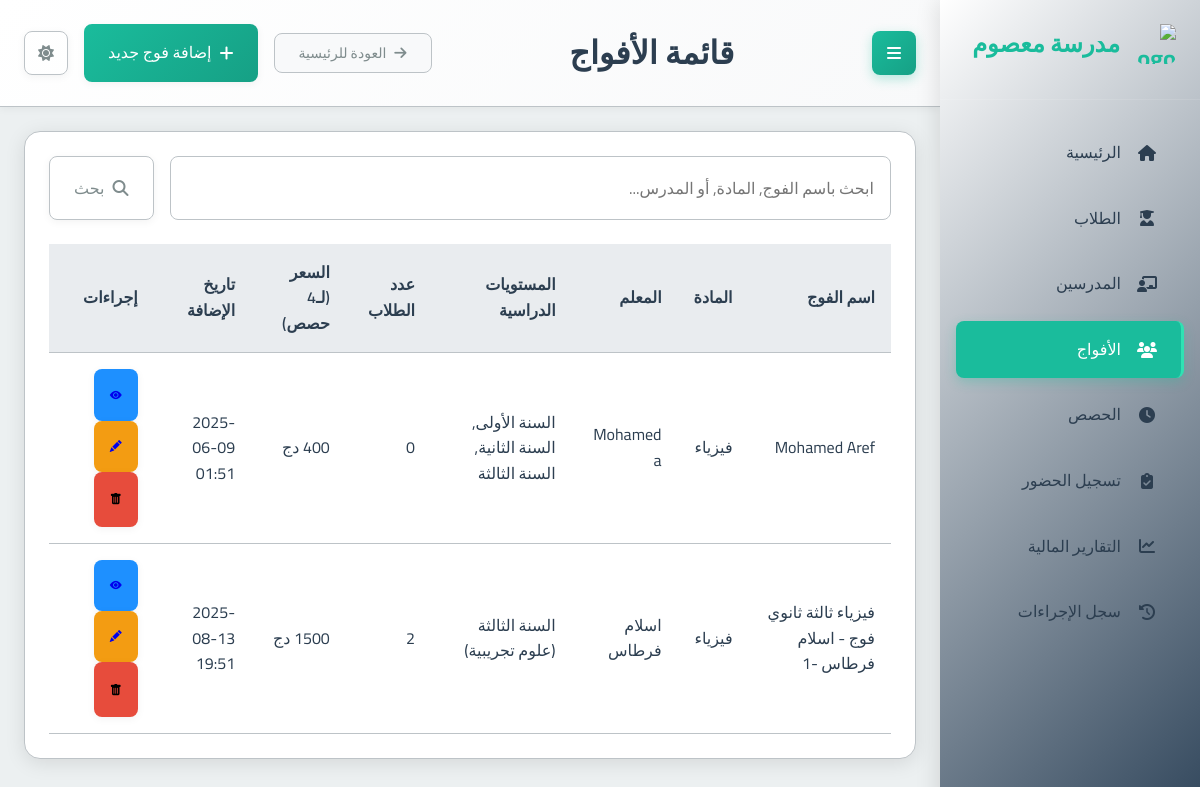
The app's page /groups/ with its own data.
### school_app/models.py (models this page shows, shortened)
class Group(models.Model):
    name = models.CharField(max_length=100, verbose_name="اسم الفوج")
    subject = models.ForeignKey(Subject, on_delete=models.PROTECT, verbose_name="المادة")
    teacher = models.ForeignKey(Teacher, on_delete=models.CASCADE, verbose_name="المدرس")
    academic_levels = models.ManyToManyField(AcademicLevel, verbose_name="المستويات الدراسية المتوافقة")
    price_per_4_sessions = models.DecimalField(max_digits=10, decimal_places=2, verbose_name="السعر لكل 4 حصص")
    session_day = models.IntegerField(choices=[
        (0, 'الاثنين'),
        (1, 'الثلاثاء'),
        (2, 'الأربعاء'),
        (3, 'الخميس'),
        (4, 'الجمعة'),
        (5, 'السبت'),
        (6, 'الأحد')
    ], verbose_name="يوم الحصة")
    session_start_time = models.TimeField(verbose_name="وقت بداية الحصة")
    session_duration = models.DecimalField(max_digits=4, decimal_places=2, default=1.5, verbose_name="مدة الحصة (ساعات)")
    students = models.ManyToManyField(Student, blank=True, verbose_name="الطلاب المسجلون")
    created_at = models.DateTimeField(auto_now_add=True, verbose_name="تاريخ الإنشاء")
    is_continuous = models.BooleanField(default=False, verbose_name="فوج مستمر (تُنشأ الحصص أسبوعياً تلقائياً)")
    created_sessions_until = models.DateField(null=True, blank=True, verbose_name="تم إنشاء الحصص حتى تاريخ")
    class Meta:
        verbose_name = "فوج"
        verbose_name_plural = "الأفواج"

class Subject(models.Model):
    name = models.CharField(max_length=100, verbose_name="اسم المادة")
    class Meta:
        verbose_name = "مادة دراسية"
        verbose_name_plural = "المواد الدراسية"

class Teacher(models.Model):
    first_name = models.CharField(max_length=100, verbose_name="الاسم الأول")
    last_name = models.CharField(max_length=100, verbose_name="اللقب")
    phone_number = models.CharField(max_length=20, unique=True, verbose_name="رقم الهاتف")
    subject = models.ForeignKey(Subject, on_delete=models.PROTECT, verbose_name="المادة الأساسية")
    created_at = models.DateTimeField(auto_now_add=True, verbose_name="تاريخ الإنشاء")
    class Meta:
        verbose_name = "مدرس"
        verbose_name_plural = "المدرسون"

class AcademicLevel(models.Model):
    name = models.CharField(max_length=100, verbose_name="الاسم")
    category = models.CharField(max_length=50, choices=[
        ('PRIMARY', 'ابتدائي'),
        ('MIDDLE', 'متوسط'),
        ('HIGH', 'ثانوي')
    ], verbose_name="الفئة")
    class Meta:
        verbose_name = "المستوى الدراسي"
        verbose_name_plural = "المستويات الدراسية"

### school_app/views.py (the view, shortened to what this page needs)
# urls.py: path('groups/', views.group_list, name='group_list'),
def group_list(request):
    query = request.GET.get('q', '').strip()
    groups_qs = Group.objects.select_related('subject', 'teacher').prefetch_related('students', 'academic_levels')
    groups = groups_qs.order_by('name')
    context = {
        'groups': groups,
        'page_title': 'قائمة الأفواج',
        'search_query': query
    }
    return render(request, 'school_app/group_list.html', context)

### templates/school_app/group_list.html (shortened to what this page needs)
{% extends "base.html" %}
{% block page_title %}{{ page_title|default:"قائمة الأفواج" }}{% endblock %}
{% block header_actions %}
  <a href="{% url 'add_group' %}" class="btn btn-primary">
    <i class="fas fa-plus"></i> إضافة فوج جديد
  </a>
{% endblock %}
{% block content %}
<div class="card">
  <div class="card-body">
    <form method="get" action="{% url 'group_list' %}" class="mb-3">
      <div class="input-group">
        <input type="text" name="q" class="form-control" placeholder="ابحث باسم الفوج, المادة, أو المدرس..." value="{{ search_query|default:'' }}">
        <div class="input-group-append">
          <button class="btn btn-outline-secondary" type="submit">
            <i class="fas fa-search"></i> بحث
          </button>
        </div>
      </div>
    </form>
    {% if groups %}
      <div class="table-container">
        <table class="table table-striped">
          <thead>
            <tr>
              <th>اسم الفوج</th>
              <th>المادة</th>
              <th>المعلم</th>
            <th>المستويات الدراسية</th>
              <th>عدد الطلاب</th>
              <th>السعر (لـ4 حصص)</th>
              <th>تاريخ الإضافة</th>
              <th>إجراءات</th>
            </tr>
          </thead>
          <tbody>
            {% for group in groups %}
              <tr>
                <td>{{ group.name }}</td>
                <td>{{ group.subject.name }}</td>
                <td>{{ group.teacher.first_name }} {{ group.teacher.last_name }}</td>
            <td>
              {% for level in group.academic_levels.all %}
                {{ level.name }}{% if not forloop.last %}, {% endif %}
              {% empty %}
                لا يوجد
              {% endfor %}
            </td>
                <td>{{ group.students.count }}</td>
            <td>{{ group.price_per_4_sessions|floatformat:"-2" }} دج</td>
                <td>{{ group.created_at|date:"Y-m-d H:i" }}</td>
                <td>
                  <a href="{% url 'group_detail' group.id %}" class="btn btn-sm btn-info" title="عرض التفاصيل"> <i class="bi bi-eye-fill"></i><span class="sr-only">عرض التفاصيل</span></a>
                  <a href="{% url 'edit_group' group.id %}" class="btn btn-sm btn-warning" title="تعديل"> <i class="bi bi-pencil-fill"></i><span class="sr-only">تعديل</span></a>
                  <form action="{% url 'delete_group' group.id %}" method="post" style="display: inline;" onsubmit="return confirm('هل أنت متأكد أنك تريد حذف هذا الفوج؟ سيتم حذف جميع الحصص المتعلقة به أيضاً.');">
                      <button type="submit" class="btn btn-danger btn-sm" title="حذف"><i class="bi bi-trash-fill"></i><span class="sr-only">حذف</span></button>
                  </form>
                </td>
              </tr>
            {% endfor %}
          </tbody>
        </table>
      </div>
    {% else %}
      <p class="text-center text-muted">لا توجد أفواج مسجلة حالياً.</p>
      <div class="text-center mt-3">
         <a href="{% url 'add_group' %}" class="btn btn-primary">إضافة فوج جديد</a>
      </div>
    {% endif %}
  </div>
</div>
{% endblock %}

### templates/base.html (shortened to what this page needs)
<!DOCTYPE html>
<html lang="ar" dir="rtl">
<head>
  <link rel="stylesheet" href="https://cdnjs.cloudflare.com/ajax/libs/font-awesome/6.4.0/css/all.min.css">
  <link rel="stylesheet" href="/static/css/main.css">
  <link rel="stylesheet" href="https://cdn.jsdelivr.net/npm/choices.js/public/assets/styles/choices.min.css"/>
  <link rel="stylesheet" href="https://cdn.jsdelivr.net/npm/bootstrap-icons@1.10.0/font/bootstrap-icons.css">
</head>
<body>
  <div class="main-layout">
    <aside class="sidebar" id="sidebar">
      <div class="sidebar-header">
        <div class="sidebar-logo">
          <img src="https://cdn-icons-png.freepik.com/512/2602/2602414.png" alt="Logo">
          <span>مدرسة معصوم</span>
        </div>
      </div>
      <nav>
        <ul class="nav-menu">
          <li class="nav-item">
            <a href="/" class="nav-link {% if request.path == '/' %}active{% endif %}">
              <i class="fas fa-home"></i>
              <span>الرئيسية</span>
            </a>
          </li>
          <li class="nav-item">
            <a href="/students/" class="nav-link {% if 'students' in request.path %}active{% endif %}">
              <i class="fas fa-user-graduate"></i>
              <span>الطلاب</span>
            </a>
          </li>
          <li class="nav-item">
            <a href="/teachers/" class="nav-link {% if 'teachers' in request.path %}active{% endif %}">
              <i class="fas fa-chalkboard-teacher"></i>
              <span>المدرسين</span>
            </a>
          </li>
          <li class="nav-item">
            <a href="/groups/" class="nav-link {% if 'groups' in request.path %}active{% endif %}">
              <i class="fas fa-users"></i>
              <span>الأفواج</span>
            </a>
          </li>
          <li class="nav-item">
            <a href="/sessions/" class="nav-link {% if 'sessions' in request.path %}active{% endif %}">
              <i class="fas fa-clock"></i>
              <span>الحصص</span>
            </a>
          </li>
          <li class="nav-item">
            <a href="/attendance/" class="nav-link {% if request.path == '/attendance/' %}active{% endif %}">
              <i class="fas fa-clipboard-check"></i>
              <span>تسجيل الحضور</span>
            </a>
          </li>
          <li class="nav-item">
            <a href="/payments/report/" class="nav-link {% if 'payments/report' in request.path %}active{% endif %}">
              <i class="fas fa-chart-line"></i>
              <span>التقارير المالية</span>
            </a>
          </li>
          <li class="nav-item">
            <a href="{% url 'action_log_list' %}" class="nav-link {% if 'financial-reports/logs' in request.path %}active{% endif %}">
              <i class="fas fa-history"></i>
              <span>سجل الإجراءات</span>
            </a>
          </li>
        </ul>
      </nav>
    </aside>
    <main class="main-content" id="main-content">
      <div class="content-header">
        <button class="menu-toggle" id="sidebar-toggle">
          <i class="fas fa-bars"></i>
        </button>
        <h1 class="page-title">{% block page_title %}نظام إدارة مدرسة معسم{% endblock %}</h1>
        <div class="header-actions">
          {% if request.path != '/' %}
          <a href="/" class="back-to-home">
            <i class="fas fa-arrow-right"></i>
            <span>العودة للرئيسية</span>
          </a>
          {% endif %}
          {% block header_actions %}{% endblock %}
          <button id="theme-toggle-btn" class="btn btn-outline-secondary">
            <i id="theme-icon-sun" class="fas fa-sun"></i>
          </button>
        </div>
      </div>
      <div class="content-body">
        {% block content %}{% endblock %}
      </div>
    </main>
  </div>
</body>
</html>

### records on screen
Group: name "Mohamed Aref", subject.name "فيزياء", teacher.first_name "Mohamed", teacher.last_name "a", students.count "0", created_at "2025-06-09 01:51"
AcademicLevel: name "السنة الأولى"
AcademicLevel: name "السنة الثانية"
AcademicLevel: name "السنة الثالثة"
Group: name "فيزياء ثالثة ثانوي فوج - اسلام فرطاس -1", subject.name "فيزياء", teacher.first_name "اسلام", teacher.last_name "فرطاس", students.count "2", created_at "2025-08-13 19:51"
AcademicLevel: name "السنة الثالثة (علوم تجريبية)"

### other values on screen
{{ page_title|default:"قائمة الأفواج" }} "قائمة الأفواج"
